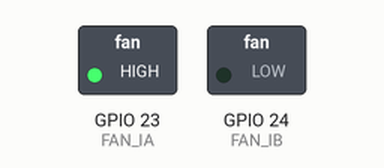
This program was run on a simulated Raspberry Pi (BCM pin numbers). Shown: switched loads named in the program (green lamp = pin HIGH).

Above: at 1.0 s.
At 5.0 s:
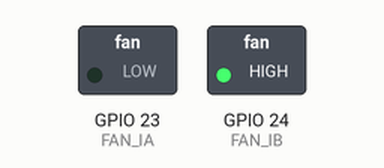
At 7.0 s:
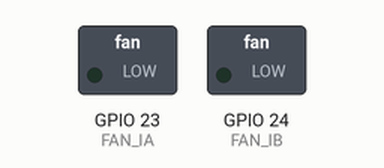
Timing chart, 0 to 10.4 s (numbered marks = the images above):
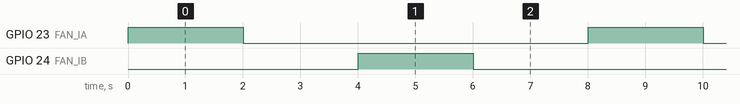

Measured:
- by itself, GPIO 23 (FAN_IA), GPIO 24 (FAN_IB): alternates HIGH for 2.0 s and LOW for 6.0 s
- by itself, everything shown: repeats every 8.0 s, in 4 steps

The program:

verPy_using_Module.py
```python
import RPi.GPIO as GPIO
import Motor_Module as MOTOR

FAN_IA = 23 # BCM. 23, Physical. 16
FAN_IB = 24 # BCM. 24, Physical. 18

GPIO.setmode(GPIO.BCM)
GPIO.setup(FAN_IA, GPIO.OUT)
GPIO.setup(FAN_IB, GPIO.OUT)

if __name__== "__main__" :
    try :
        while True :
            MOTOR.Left_2sec(GPIO, FAN_IA, FAN_IB)
            MOTOR.Wait_2sec(GPIO, FAN_IA, FAN_IB)
            MOTOR.Right_2sec(GPIO, FAN_IA, FAN_IB)
            MOTOR.Wait_2sec(GPIO, FAN_IA, FAN_IB)

    except :
        GPIO.cleanup()
        print("end")
```

Motor_Module.py
```python
import time

# rotate left 2sec
def Left_2sec(GPIO, FAN_IA, FAN_IB):
    GPIO.output(FAN_IA,True)
    GPIO.output(FAN_IB,False)
    time.sleep(2)
# rotate right 2sec
def Right_2sec(GPIO, FAN_IA, FAN_IB):
    GPIO.output(FAN_IA,False)
    GPIO.output(FAN_IB,True)
    time.sleep(2)
# rotate left 2sec
def Wait_2sec(GPIO, FAN_IA, FAN_IB):
    GPIO.output(FAN_IA,False)
    GPIO.output(FAN_IB,False)
    time.sleep(2)
```
